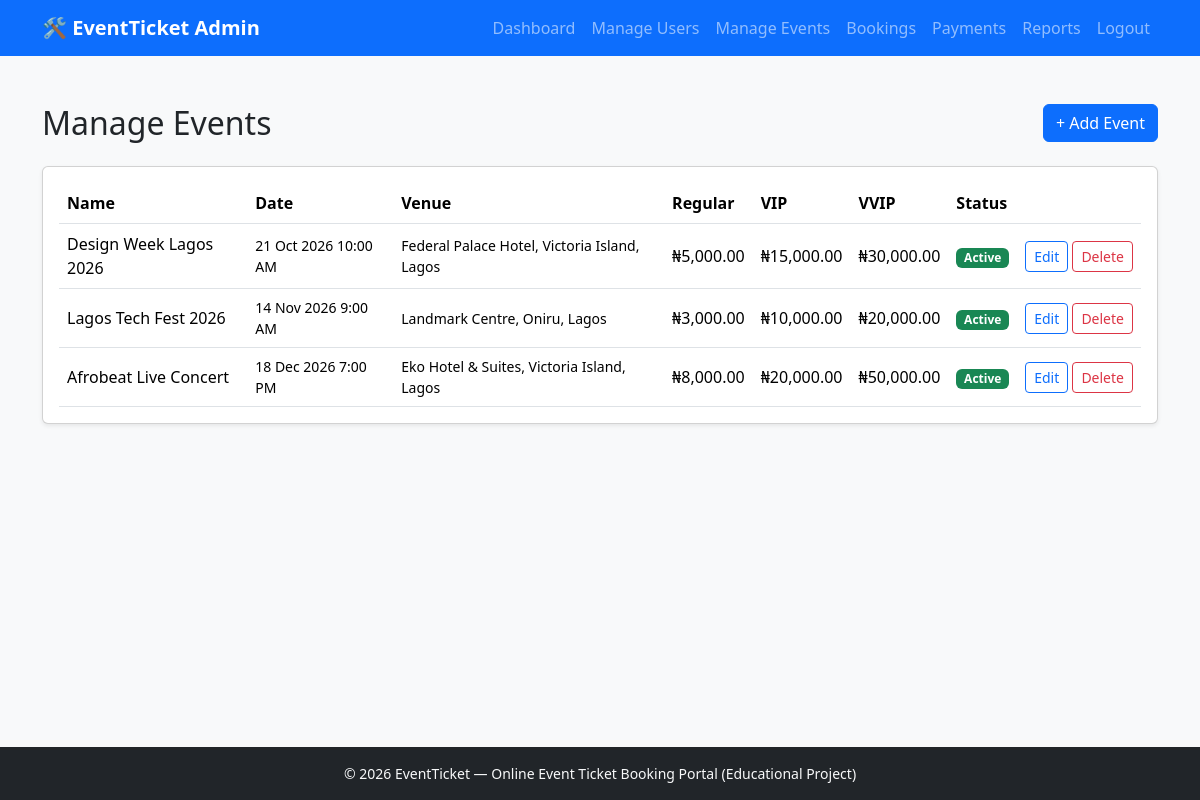
The app's page /admin/events.php (signed in) with its own data.
### tables this page shows
CREATE TABLE events (
    id INT AUTO_INCREMENT PRIMARY KEY,
    name VARCHAR(150) NOT NULL,
    description TEXT NOT NULL,
    image VARCHAR(255) NOT NULL DEFAULT '',
    event_date DATE NOT NULL,
    event_time TIME NOT NULL,
    venue VARCHAR(150) NOT NULL,
    regular_price DECIMAL(10,2) NOT NULL,
    vip_price DECIMAL(10,2) NOT NULL,
    vvip_price DECIMAL(10,2) NOT NULL,
    status ENUM('active','inactive') NOT NULL DEFAULT 'active'
);

### config/db.php (called while the page is built, shortened)
<?php
function e($value): string
{
    return htmlspecialchars((string) $value, ENT_QUOTES, 'UTF-8');
}
function naira($amount): string
{
    return '₦' . number_format((float) $amount, 2);
}

### admin/events.php (the view, shortened to what this page needs)
<?php
require_once __DIR__ . '/../includes/admin_auth.php';
$action = $_GET['action'] ?? 'list';
$errors = [];
$editing = null;
$events = $pdo->query('SELECT * FROM events ORDER BY event_date ASC')->fetchAll();
require __DIR__ . '/../includes/admin_header.php';
?>
<div class="container my-5">
  <?php if (in_array($action, ['add', 'edit'], true)): ?>
  <h2 class="mb-4"><?= $action === 'add' ? 'Add Event' : 'Edit Event' ?></h2>
  <?php foreach ($errors as $error): ?>
  <div class="alert alert-danger py-2"><?= e($error) ?></div>
  <?php endforeach; ?>
  <?php $formValue = fn(string $field) => e($_POST[$field] ?? $editing[$field] ?? ''); ?>
  <form method="post" enctype="multipart/form-data" class="card card-body shadow-sm" style="max-width: 720px">
    <div class="mb-3"><label class="form-label">Event Name</label><input class="form-control" name="name" value="<?= $formValue('name') ?>" required></div>
    <div class="mb-3"><label class="form-label">Description</label><textarea class="form-control" name="description" rows="3" required><?= $formValue('description') ?></textarea></div>
    <div class="row">
      <div class="col-md-6 mb-3"><label class="form-label">Date</label><input type="date" class="form-control" name="event_date" value="<?= $formValue('event_date') ?>" required></div>
      <div class="col-md-6 mb-3"><label class="form-label">Time</label><input type="time" class="form-control" name="event_time" value="<?= $formValue('event_time') ?>" required></div>
    </div>
    <div class="mb-3"><label class="form-label">Venue</label><input class="form-control" name="venue" value="<?= $formValue('venue') ?>" required></div>
    <div class="row">
      <div class="col-md-4 mb-3"><label class="form-label">Regular Price (₦)</label><input type="number" step="0.01" min="1" class="form-control" name="regular_price" value="<?= $formValue('regular_price') ?>" required></div>
      <div class="col-md-4 mb-3"><label class="form-label">VIP Price (₦)</label><input type="number" step="0.01" min="1" class="form-control" name="vip_price" value="<?= $formValue('vip_price') ?>" required></div>
      <div class="col-md-4 mb-3"><label class="form-label">VVIP Price (₦)</label><input type="number" step="0.01" min="1" class="form-control" name="vvip_price" value="<?= $formValue('vvip_price') ?>" required></div>
    </div>
    <div class="row">
      <div class="col-md-6 mb-3">
        <label class="form-label">Image (JPG/PNG, max 2 MB<?= $action === 'edit' ? ' — leave empty to keep current' : '' ?>)</label>
        <input type="file" class="form-control" name="image" accept=".jpg,.jpeg,.png">
      </div>
      <div class="col-md-6 mb-3">
        <label class="form-label">Status</label>
        <select class="form-select" name="status">
          <option value="active" <?= ($_POST['status'] ?? $editing['status'] ?? 'active') === 'active' ? 'selected' : '' ?>>Active</option>
          <option value="inactive" <?= ($_POST['status'] ?? $editing['status'] ?? '') === 'inactive' ? 'selected' : '' ?>>Inactive</option>
        </select>
      </div>
    </div>
    <div class="d-flex gap-2">
      <button class="btn btn-primary"><?= $action === 'add' ? 'Add Event' : 'Save Changes' ?></button>
      <a class="btn btn-outline-secondary" href="<?= BASE_URL ?>admin/events.php">Cancel</a>
    </div>
  </form>
  <?php else: ?>
  <div class="d-flex justify-content-between align-items-center mb-4">
    <h2 class="mb-0">Manage Events</h2>
    <a class="btn btn-primary" href="<?= BASE_URL ?>admin/events.php?action=add">+ Add Event</a>
  </div>
  <div class="card shadow-sm">
    <div class="card-body table-responsive">
      <table class="table table-hover align-middle mb-0">
        <thead><tr><th>Name</th><th>Date</th><th>Venue</th><th>Regular</th><th>VIP</th><th>VVIP</th><th>Status</th><th></th></tr></thead>
        <tbody>
        <?php foreach ($events as $event): ?>
          <tr>
            <td><?= e($event['name']) ?></td>
            <td class="small"><?= e(date('j M Y', strtotime($event['event_date']))) ?> <?= e(date('g:i A', strtotime($event['event_time']))) ?></td>
            <td class="small"><?= e($event['venue']) ?></td>
            <td><?= naira($event['regular_price']) ?></td>
            <td><?= naira($event['vip_price']) ?></td>
            <td><?= naira($event['vvip_price']) ?></td>
            <td><span class="badge bg-<?= $event['status'] === 'active' ? 'success' : 'secondary' ?>"><?= e(ucfirst($event['status'])) ?></span></td>
            <td class="text-nowrap">
              <a class="btn btn-sm btn-outline-primary" href="<?= BASE_URL ?>admin/events.php?action=edit&id=<?= (int) $event['id'] ?>">Edit</a>
              <form method="post" action="<?= BASE_URL ?>admin/events.php?action=delete" class="d-inline" onsubmit="return confirm('Delete this event?');">
                <button class="btn btn-sm btn-outline-danger">Delete</button>
              </form>
            </td>
          </tr>
        <?php endforeach; ?>
        </tbody>
      </table>
    </div>
  </div>
  <?php endif; ?>
</div>
<?php require __DIR__ . '/../includes/footer.php'; ?>

### records on screen
events: name "Design Week Lagos 2026", event_date "21 Oct 2026", event_time "10:00 AM", venue "Federal Palace Hotel, Victoria Island, Lagos", regular_price "₦5,000.00", vip_price "₦15,000.00", vvip_price "₦30,000.00", status "Active"
events: name "Lagos Tech Fest 2026", event_date "14 Nov 2026", event_time "9:00 AM", venue "Landmark Centre, Oniru, Lagos", regular_price "₦3,000.00", vip_price "₦10,000.00", vvip_price "₦20,000.00", status "Active"
events: name "Afrobeat Live Concert", event_date "18 Dec 2026", event_time "7:00 PM", venue "Eko Hotel & Suites, Victoria Island, Lagos", regular_price "₦8,000.00", vip_price "₦20,000.00", vvip_price "₦50,000.00", status "Active"
